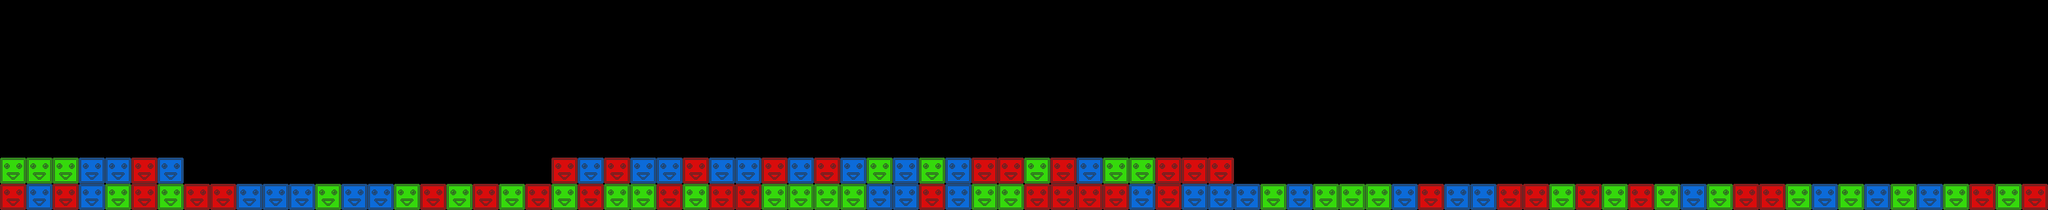

A level layout from a 2D game, rendered from its tile map. Below: a short description, then the map file with tile-grid data replaced by summaries:
An orthogonal 78x8 tile map with 32x32 px tiles, 1 tile layer (visual) and 7 objects.

<map version="1.0" orientation="orthogonal" renderorder="right-down" width="78" height="8" tilewidth="32" tileheight="32" nextobjectid="80">
 <tileset firstgid="1" name="blocks" tilewidth="32" tileheight="32" tilecount="3">
  <image source="blocks.png" width="96" height="32" />
 </tileset>
 <layer name="visual" width="78" height="8">
  <data>[624 cells, 111 non-empty, 3 distinct tile ids]</data>
 </layer>
 <objectgroup name="collision">
  <object id="37" x="0" y="192" width="224" height="64" />
  <object id="38" x="224" y="224" width="448" height="32" />
  <object id="39" x="672" y="192" width="832" height="64" />
  <object id="40" x="1504" y="224" width="992" height="32" />
 </objectgroup>
 <objectgroup name="crystals">
  <object id="47" x="289.333" y="148">
   <ellipse />
  </object>
  <object id="48" x="542.667" y="134.667">
   <ellipse />
  </object>
  <object id="49" x="774.667" y="134.667">
   <ellipse />
  </object>
 </objectgroup>
</map>
